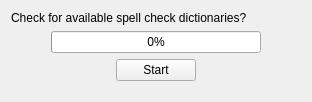
<?xml version="1.0" encoding="UTF-8"?>
<ui version="4.0">
 <comment>This file is part of the xTuple ERP: PostBooks Edition, a free and
open source Enterprise Resource Planning software suite,
Copyright (c) 1999-2019 by OpenMFG LLC, d/b/a xTuple.
It is licensed to you under the Common Public Attribution License
version 1.0, the full text of which (including xTuple-specific Exhibits)
is available at www.xtuple.com/CPAL.  By using this software, you agree
to be bound by its terms.</comment>
 <class>dictionaries</class>
 <widget class="QWidget" name="dictionaries">
  <property name="geometry">
   <rect>
    <x>0</x>
    <y>0</y>
    <width>312</width>
    <height>102</height>
   </rect>
  </property>
  <property name="windowTitle">
   <string>Dictionaries</string>
  </property>
  <layout class="QVBoxLayout" name="verticalLayout">
   <item>
    <widget class="QLabel" name="_label">
     <property name="text">
      <string>Check for available spell check dictionaries?</string>
     </property>
    </widget>
   </item>
   <item>
    <layout class="QHBoxLayout" name="horizontalLayout">
     <item>
      <spacer name="horizontalSpacer">
       <property name="orientation">
        <enum>Qt::Horizontal</enum>
       </property>
       <property name="sizeHint" stdset="0">
        <size>
         <width>40</width>
         <height>20</height>
        </size>
       </property>
      </spacer>
     </item>
     <item>
      <widget class="QProgressBar" name="_progress">
       <property name="sizePolicy">
        <sizepolicy hsizetype="Expanding" vsizetype="Fixed">
         <horstretch>1</horstretch>
         <verstretch>0</verstretch>
        </sizepolicy>
       </property>
       <property name="maximum">
        <number>100</number>
       </property>
       <property name="value">
        <number>0</number>
       </property>
      </widget>
     </item>
     <item>
      <spacer name="horizontalSpacer_3">
       <property name="orientation">
        <enum>Qt::Horizontal</enum>
       </property>
       <property name="sizeHint" stdset="0">
        <size>
         <width>40</width>
         <height>20</height>
        </size>
       </property>
      </spacer>
     </item>
    </layout>
   </item>
   <item>
    <layout class="QHBoxLayout" name="horizontalLayout_2">
     <item>
      <spacer name="horizontalSpacer_2">
       <property name="orientation">
        <enum>Qt::Horizontal</enum>
       </property>
       <property name="sizeHint" stdset="0">
        <size>
         <width>40</width>
         <height>20</height>
        </size>
       </property>
      </spacer>
     </item>
     <item>
      <widget class="QPushButton" name="_button">
       <property name="text">
        <string>Start</string>
       </property>
      </widget>
     </item>
     <item>
      <spacer name="horizontalSpacer_4">
       <property name="orientation">
        <enum>Qt::Horizontal</enum>
       </property>
       <property name="sizeHint" stdset="0">
        <size>
         <width>40</width>
         <height>20</height>
        </size>
       </property>
      </spacer>
     </item>
    </layout>
   </item>
   <item>
    <spacer name="verticalSpacer">
     <property name="orientation">
      <enum>Qt::Vertical</enum>
     </property>
     <property name="sizeHint" stdset="0">
      <size>
       <width>20</width>
       <height>15</height>
      </size>
     </property>
    </spacer>
   </item>
  </layout>
 </widget>
 <resources/>
 <connections/>
</ui>
